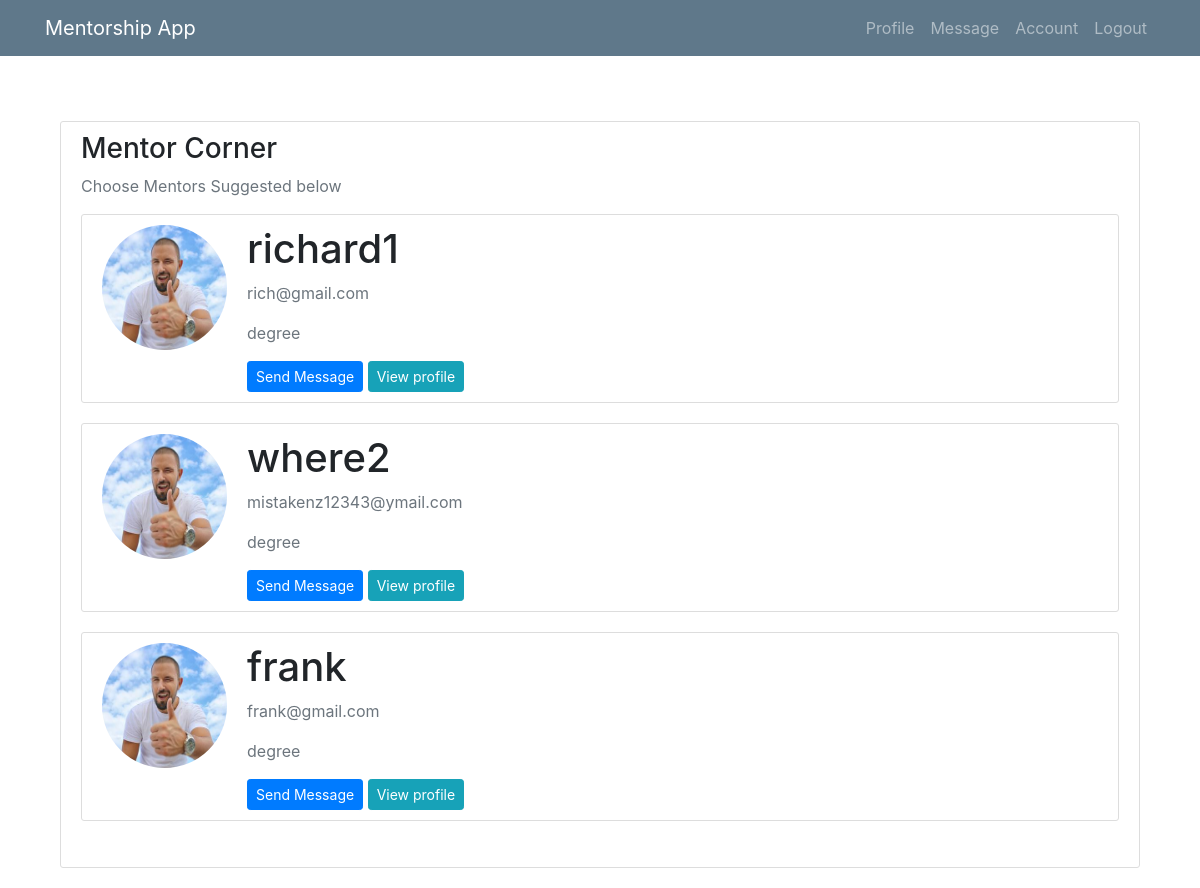
/account/ (signed in), run on an earlier commit of the app's database.
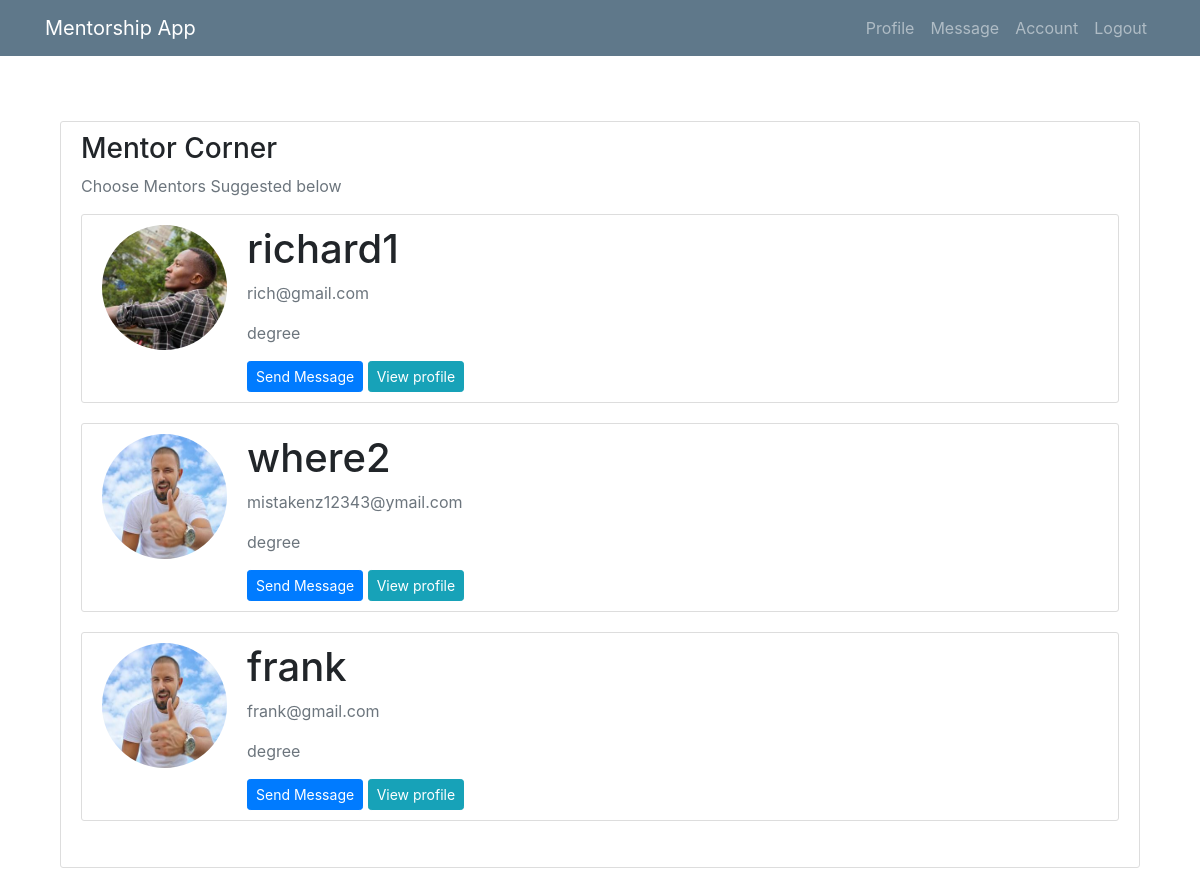
And on a later commit of the database.
### mentee/models.py (models this page shows, shortened)
class User(AbstractUser):
    is_mentee = models.BooleanField(default=False)
    is_mentor = models.BooleanField(default=False)

class Profile(models.Model):
    user = models.OneToOneField(User, on_delete=models.CASCADE)
    image = models.ImageField(default='default.jpg', upload_to='profile_pics')
    education = models.CharField(default='degree', max_length=100)

### mentee/views/mentee.py (the view)
# urls.py: path('account/', mentee.AccountList.as_view(), name="account"),
class AccountList(LoginRequiredMixin, UserPassesTestMixin, View):
    def test_func(self):
        return self.request.user.is_mentee
    """
    List all of the Users that we want.
    """
    def get(self, request):
        users = User.objects.all().filter(is_mentor=True)
        context = {
            'users': users,
         }
        return render(request, "menti/account.html", context)

### mentee/templates/menti/account.html
{% extends 'menti/base.html' %}
{% block content %}
<br><br>
   <main role="main" class="container">
      <div class="row">
        <div class="col-md-8">
        </div>
        <div class="col-md-12">
          <div class="content-section">
            <h3>Mentor Corner</h3>
            <p class='text-muted'>Choose Mentors Suggested below
              <ul class="list-group">
               {% for user in users %}
                  <div class="content-section">
      <div class="media">
         <img class="rounded-circle account-img" src="{{ user.profile.image.url }}">
         <div class="media-body">
            <h2 class="account-heading">{{ user.username }}</h2>
            <p class="text-secondary">{{ user.email }}</p>
              <p class="text-secondary">{{ user.profile.education }}</p>
              <a class="btn btn-primary btn-sm" href="{% url 'send' pk=user.pk %}">Send Message</a>
              <a class="btn btn-info btn-sm" href="{% url 'profile-detail' pk=user.pk %}">View profile</a>
         </div>
      </div>
   </div>
              {% endfor%}
              </ul>
            </p>
          </div>
        </div>
      </div>
    </main>
{% endblock %}

What changed in the data, as far as the page shows it:
changed through a linked row, User "richard1": profile.image: picture added in place of a placeholder
